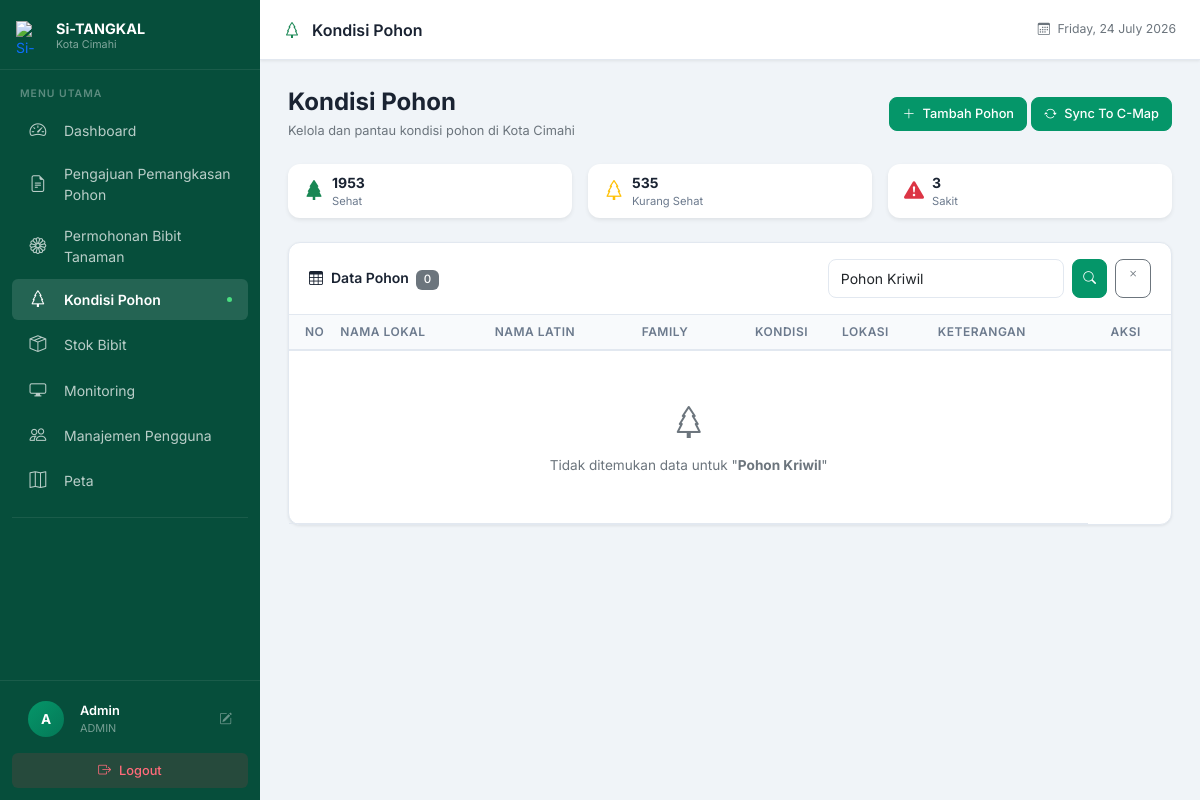
Before: /Admin/pohon.php?cari=Pohon Kriwil (signed in) with the older database file.
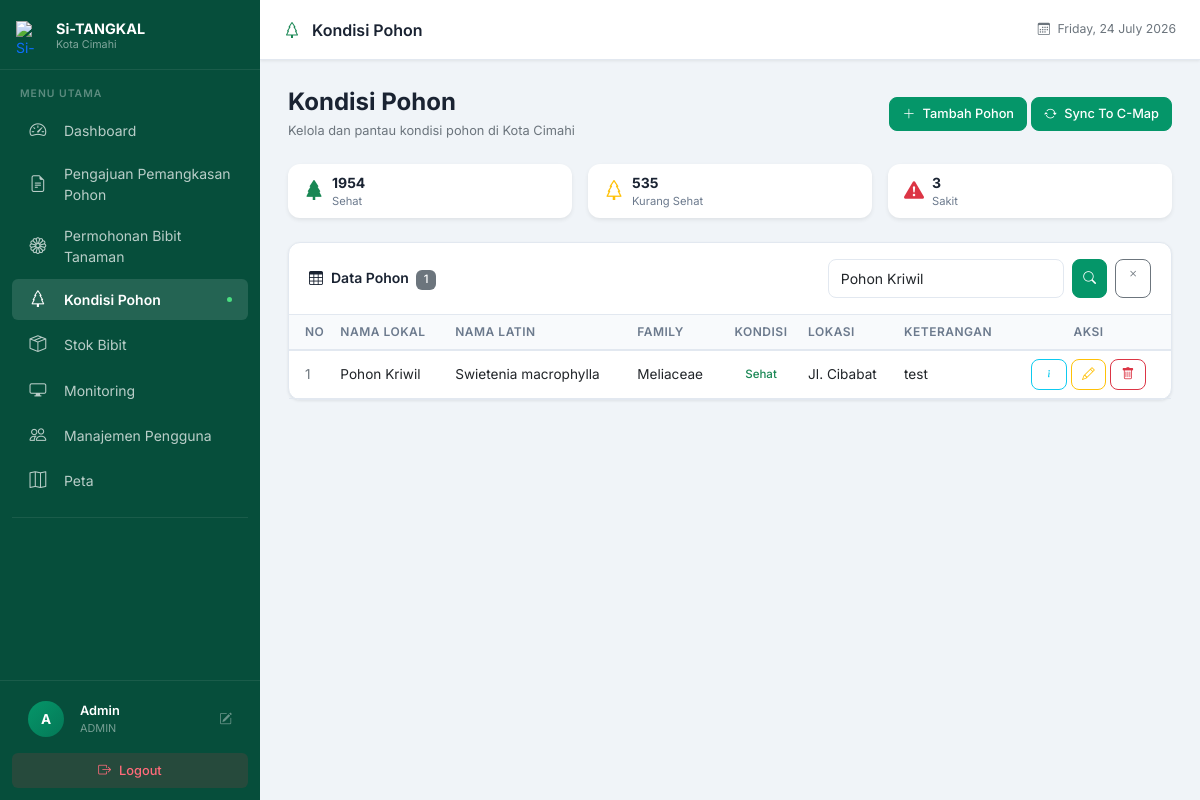
After: the same page with the newer database file.
### tables this page shows
CREATE TABLE `pohon` (
  `id` int NOT NULL AUTO_INCREMENT,
  `no_pohon` int DEFAULT NULL,
  `nama_lokal` varchar(100) DEFAULT NULL,
  `nama_latin` varchar(100) DEFAULT NULL,
  `family` varchar(100) DEFAULT NULL,
  `tahun_tanam` varchar(4) DEFAULT NULL,
  `habitus` varchar(15) DEFAULT NULL,
  `status_kel` varchar(75) DEFAULT NULL,
  `volume` decimal(15,8) DEFAULT '0.00000000',
  `kelas_awet` varchar(15) DEFAULT NULL,
  `kelas_kuat` varchar(15) DEFAULT NULL,
  `berat_jenis` decimal(15,8) DEFAULT '0.00000000',
  `kesehatan` enum('Sehat','Kurang Sehat','Sakit') DEFAULT 'Sehat',
  `serapan_co` decimal(15,8) DEFAULT '0.00000000',
  `produksi_o` decimal(15,8) DEFAULT NULL,
  `nama_jalan` varchar(150) DEFAULT NULL,
  `kelurahan` varchar(70) DEFAULT NULL,
  `kecamatan` varchar(70) DEFAULT NULL,
  `koordinat_x` decimal(11,8) DEFAULT '0.00000000',
  `koordinat_y` decimal(10,8) DEFAULT NULL,
  `keterangan` text,
  `foto` varchar(150) DEFAULT NULL,
  `flag` enum('0','1') DEFAULT '0',
  `umur_pohon` varchar(4) DEFAULT NULL,
  PRIMARY KEY (`id`) USING BTREE
);

### Admin/core/PohonModel.php (called while the page is built, shortened)
<?php
class PohonModel
{
    private PDO $conn;
    public function __construct(PDO $db)
    {
        $this->conn = $db;
    }
    public function search(string $keyword): array
    {
        $stmt = $this->conn->prepare(
            "SELECT * FROM pohon
             WHERE nama_lokal LIKE ? OR nama_jalan LIKE ? OR kesehatan LIKE ?
             ORDER BY id DESC"
        );
        $like = "%{$keyword}%";
        $stmt->execute([$like, $like, $like]);
        return $stmt->fetchAll(PDO::FETCH_ASSOC);
    }
}

### Admin/pohon.php (the view, shortened to what the rows shown need)
<?php
require_once __DIR__ . '/../config.php';
require_once 'core/PohonModel.php';
$model     = new PohonModel($config);
$keyword = trim($_GET['cari'] ?? '');
$data    = $keyword ? $model->search($keyword) : $model->getAll();
require_once 'layouts/header.php';
require_once 'layouts/sidebar.php';
?>
<div class="card">
    <div class="card-body p-0">
        <div class="table-responsive">
            <table class="table table-hover align-middle mb-0">
                <thead>
                    <tr>
                        <th class="ps-3" style="width:40px;">No</th>
                        <th>Nama Lokal</th>
                        <th>Nama Latin</th>
                        <th>Family</th>
                        <th class="text-center">Kondisi</th>
                        <th>Lokasi</th>
                        <th>Keterangan</th>
                        <th class="text-center pe-3">Aksi</th>
                    </tr>
                </thead>
                <tbody>
                    <?php if (!empty($data)): ?>
                        <?php $no = 1; foreach ($data as $row):
                            $kondisi = $row['kesehatan'];
                            $badgeClass = match ($kondisi) {
                                'Sehat'        => 'bg-success-subtle text-success',
                                'Kurang Sehat'  => 'bg-warning-subtle text-warning',
                                'Sakit'         => 'bg-danger-subtle text-danger',
                                default        => 'bg-secondary-subtle text-secondary',
                            };
                        ?>
                        <tr>
                            <td class="ps-3 text-muted"><?= $no++ ?></td>
                            <td class="fw-500"><?= htmlspecialchars($row['nama_lokal']) ?></td>
                            <td class="fw-500"><?= htmlspecialchars($row['nama_latin']) ?></td>
                            <td><?= htmlspecialchars($row['family']) ?></td>
                            <td class="text-center">
                                <span class="badge rounded-pill <?= $badgeClass ?>"><?= htmlspecialchars($kondisi) ?></span>
                            </td>
                            <td>
                                <span style="max-width:200px; display:block; white-space:nowrap; overflow:hidden; text-overflow:ellipsis;"
                                      title="<?= htmlspecialchars($row['nama_jalan']) ?>">
                                    <?= htmlspecialchars($row['nama_jalan']) ?>
                                </span>
                            </td>
                            <td>
                                <span style="max-width:160px; display:block; white-space:nowrap; overflow:hidden; text-overflow:ellipsis;"
                                      title="<?= htmlspecialchars($row['keterangan']) ?>">
                                    <?= htmlspecialchars($row['keterangan'] ?: '—') ?>
                                </span>
                            </td>
                            <td class="text-center pe-3">
                                <a href="detail_pohon.php?id=<?= (int)$row['id'] ?>"
                                   class="btn btn-sm btn-outline-info"
                                   title="Detail"
                                   onclick="event.stopPropagation()">
                                    <i class="bi bi-info"></i>
                                </a>
                                <a href="edit_pohon.php?id=<?= (int)$row['id'] ?>"
                                   class="btn btn-sm btn-outline-warning"
                                   title="Edit"
                                   onclick="event.stopPropagation()">
                                    <i class="bi bi-pencil"></i>
                                </a>
                                <a href="pohon.php?hapus=<?= (int)$row['id'] ?>"
                                   class="btn btn-sm btn-outline-danger"
                                   title="Hapus"
                                   onclick="event.stopPropagation(); return confirm('Yakin ingin menghapus data pohon ini?')">
                                    <i class="bi bi-trash"></i>
                                </a>
                            </td>
                        </tr>
                        <?php endforeach; ?>
                    <?php endif; ?>
                </tbody>
            </table>
        </div>
    </div>
</div>
<?php require_once 'layouts/footer.php'; ?>

Changed rows visible on the page:
added pohon: nama_lokal "Pohon Kriwil", nama_latin "Swietenia macrophylla", family "Meliaceae", kesehatan "Sehat", nama_jalan "Jl. Cibabat", keterangan "test"
Other visible differences:
$totalSehat: "1953" → "1954"
count($data): "0" → "1"
$keyword: "Pohon Kriwil" → (not shown)
text no longer shown: "Tidak ditemukan data untuk \" \""
